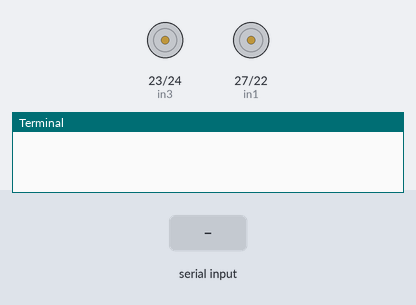
Recording of a program running on a simulated Raspberry Pi (BCM pin numbers). Parts: motor-driver pin pairs drawn as motors (green arrow = first pin HIGH = forward, orange = second pin HIGH = backward, longer = more drive), the last lines printed to the terminal. The test bench sets the inputs (shaded band).

Above: at 1.2 s.
1.3 s: "r" typed at the terminal, then Enter
At 2.3 s:
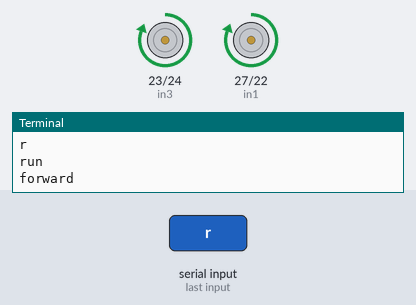
2.8 s: "b" typed at the terminal, then Enter
At 3.5 s:
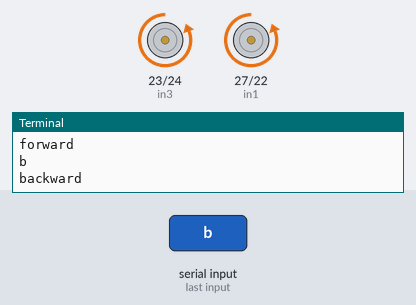
4.3 s: "s" typed at the terminal, then Enter
At 4.6 s:
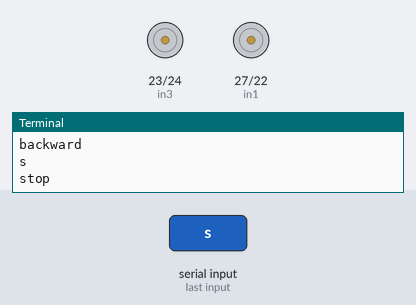
Timing chart, 0 to 7.3 s (numbered marks = the images above; inputs shaded):
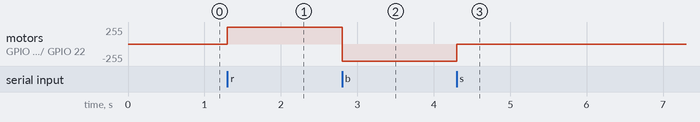

Measured:
- after the input at 1.3 s, motor on GPIO 23 (in3) / GPIO 24 (in4), motor on GPIO 27 (in1) / GPIO 22 (in2): stopped → forward 255/255 at once
- after the input at 2.8 s, motor on GPIO 23 (in3) / GPIO 24 (in4), motor on GPIO 27 (in1) / GPIO 22 (in2): forward 255/255 → backward 255/255 at once
- after the input at 4.3 s, motor on GPIO 23 (in3) / GPIO 24 (in4), motor on GPIO 27 (in1) / GPIO 22 (in2): backward 255/255 → stopped at once

The program:

run.py
```python
import RPi.GPIO as GPIO
from time import sleep

in1 = 27
in2 = 22
in3 = 23
in4 = 24

GPIO.setwarnings(False)

#en = 25
temp1=1

GPIO.setmode(GPIO.BCM)
GPIO.setup(in1,GPIO.OUT)
GPIO.setup(in2,GPIO.OUT)
GPIO.setup(in3,GPIO.OUT)
GPIO.setup(in4,GPIO.OUT)

#GPIO.setup(en,GPIO.OUT)
GPIO.output(in1,GPIO.LOW)
GPIO.output(in2,GPIO.LOW)
GPIO.output(in3,GPIO.LOW)
GPIO.output(in4,GPIO.LOW)

'''p=GPIO.PWM(en,1000)

p.start(25)
print("\n")
print("The default speed & direction of motor is LOW & Forward.....")
print("r-run s-stop f-forward b-backward l-low m-medium h-high e-exit")
print("\n")'''

while True:

    x=input()

    if x=='r':
        print("run")
        if(temp1==1):
         GPIO.output(in1,GPIO.HIGH)
         GPIO.output(in2,GPIO.LOW)
         GPIO.output(in3,GPIO.HIGH)
         GPIO.output(in4,GPIO.LOW)
         print("forward")
#         x='z'
        else:
         GPIO.output(in1,GPIO.LOW)
         GPIO.output(in2,GPIO.HIGH)
         GPIO.output(in2,GPIO.LOW)
         GPIO.output(in3,GPIO.HIGH)
         print("backward")
 #        x='z'


    elif x=='s':
        print("stop")
        GPIO.output(in1,GPIO.LOW)
        GPIO.output(in2,GPIO.LOW)
        GPIO.output(in3,GPIO.LOW)
        GPIO.output(in4,GPIO.LOW)
 #      x='z'

    elif x=='f':
        print("forward")
        GPIO.output(in1,GPIO.HIGH)
        GPIO.output(in2,GPIO.LOW)
        GPIO.output(in3,GPIO.HIGH)
        GPIO.output(in4,GPIO.LOW)
#        temp1=1
#        x='z'

    elif x=='b':
        print("backward")
        GPIO.output(in1,GPIO.LOW)
        GPIO.output(in2,GPIO.HIGH)
        GPIO.output(in3,GPIO.LOW)
        GPIO.output(in4,GPIO.HIGH)
#        temp1=0
#        x='z'

    elif x=='l':
        print("low")
#        p.ChangeDutyCycle(25)
#        x='z'

    elif x=='m':
        print("medium")
#        p.ChangeDutyCycle(50)
#        x='z'

    elif x=='h':
        print("high")
 #       p.ChangeDutyCycle(75)
 #       x='z'


    elif x=='e':
        GPIO.cleanup()
        print("GPIO Clean up")
        break

    else:
        print("<<<  wrong data  >>>")
        print("please enter the defined data to continue.....")
```
